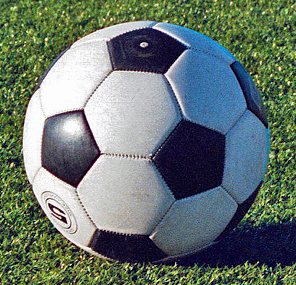
#> input picture Week_7_&_8/OpenCV_Recap/sample.jpg, 296 x 285 px
$ python rotation_translation.py
#> lines starting #> are read from the running program, lines starting #| are printed output that depends on the picture
import cv2
import numpy as np

# Load the image and find its spatial center
image = cv2.imread('sample.jpg')
#> image is the input picture: shape (285, 296, 3); mean B, G, R 111, 117.3, 104
h, w = image.shape[:2]
#> h = 285; w = 296
center = (w // 2, h // 2)
#> center = (148, 142)

# 1. Image Rotation
# Define rotation parameters (center point, angle in degrees, scale factor)
angle = 45
scale = 1.0
rotation_matrix = cv2.getRotationMatrix2D(center, angle, scale)

# Apply the 2D transformation matrix using warpAffine
rotated_image = cv2.warpAffine(image, rotation_matrix, (w, h))
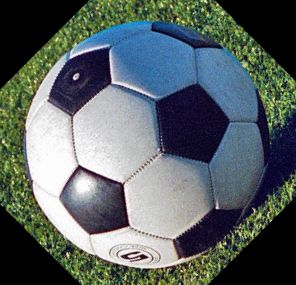
#> rotated_image: shape (285, 296, 3); mean B, G, R 100.3, 100, 90.1

# 2. Image Translation (Shifting)
# Define shift values along the X and Y axes
tx, ty = w // 4, h // 4
#> tx = 74; ty = 71

# Construct the affine transformation matrix for translation:
# [[1, 0, tx],
#  [0, 1, ty]]
translation_matrix = np.float32([[1, 0, tx], [0, 1, ty]])
#> translation_matrix = [[1, 0, 74], [0, 1, 71]]
translated_image = cv2.warpAffine(image, translation_matrix, (w, h))
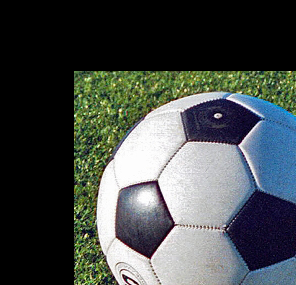
#> translated_image: shape (285, 296, 3); mean B, G, R 73.9, 75.5, 69.7

# Save the transformations
cv2.imwrite('rotated.jpg', rotated_image)
cv2.imwrite('translated.jpg', translated_image)
